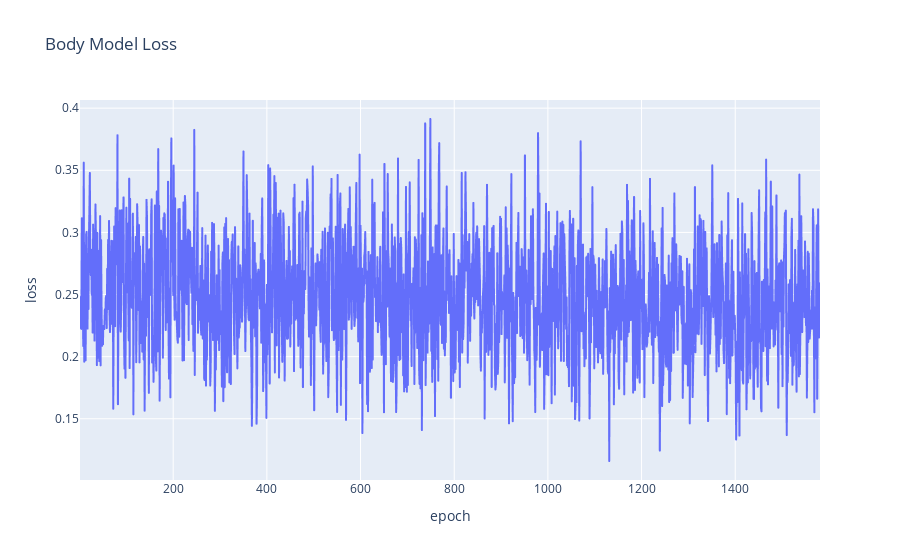

Notebook code for this chart:
### Code cell
# plot body model loss using plotly express
import plotly.express as px
foo = pd.DataFrame()
foo['epoch'] = range(1, len(data['train_loss']) + 1)
foo['loss'] = data['train_loss']
fig = px.line(foo, x='epoch', y='loss', title='Body Model Loss')
fig.show()

### Figure 1 — Plotly figure (JSON) as saved in the notebook; plotly's stock layout.template omitted (floating-point values rounded to 4 significant figures; data arrays with more than 128 entries replaced by an {"elided": "..."} marker saying what was removed)
{"data": [{"hovertemplate": "epoch=%{x}<br>loss=%{y}<extra></extra>", "legendgroup": "", "line": {"color": "#636efa", "dash": "solid"}, "marker": {"symbol": "circle"}, "mode": "lines", "name": "", "showlegend": false, "type": "scattergl", "x": {"elided": "1581 int values"}, "xaxis": "x", "y": {"elided": "1581 float values"}, "yaxis": "y"}], "layout": {"legend": {"tracegroupgap": 0}, "title": {"text": "Body Model Loss"}, "xaxis": {"anchor": "y", "domain": [0, 1], "title": {"text": "epoch"}}, "yaxis": {"anchor": "x", "domain": [0, 1], "title": {"text": "loss"}}}}
